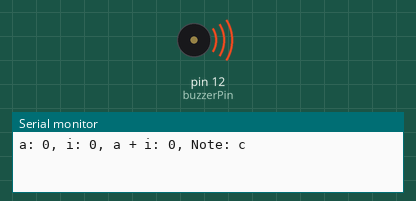
Bench run of a sketch on a simulated Arduino Uno, built with avr-gcc and run on an emulated ATmega328P. Parts: buzzer (waves = sounding), the last lines printed to the serial monitor.

Above: at 0.2 s.
At 12.8 s:
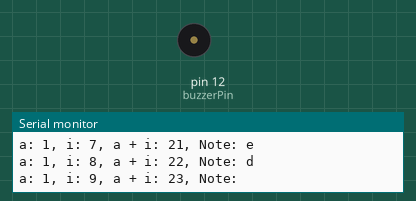
Timing chart, 0 to 17.9 s (numbered marks = the images above):
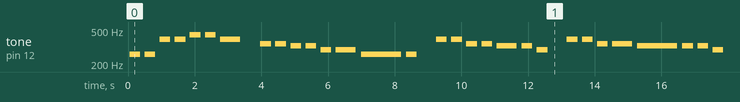

Measured:
- by itself, tone on pin 12 (buzzerPin): plays 259 Hz for 0.32 s, 259 Hz for 0.32 s, 389 Hz for 0.32 s, 389 Hz for 0.32 s, 437 Hz for 0.32 s, 437 Hz for 0.32 s … (213 notes in this stretch)

The sketch:

piezo_buzzer.ino
```cpp
/* Piezo Buzzer Example
www.mybotic.com.my
Parameter for each music node */
const int c = 261;
const int d = 294;
const int e = 329;
const int f = 349;
const int g = 391;
const int a = 440;
const int b = 466;
const int C = 523;

//Parameter for pin mode
const int buzzerPin = 12;
char notes[] = "ccggaag ffeeddc ggffeed ggffeed ccggaag ffeeddc #"; // a space represents a rest
int beats[] = { 1, 1, 1, 1, 1, 1, 2, 1, 1, 1, 1, 1, 1, 2, 4 };
int tempo = 300;
int length = 15;

void playNote(char note, int duration) {
  char names[] = { 'c', 'd', 'e', 'f', 'g', 'a', 'b', 'C' };
  int tones[] = { 1915, 1700, 1519, 1432, 1275, 1136, 1014, 956 };

  // play the tone corresponding to the note name
  for (int i = 0; i < 8; i++) {
    if (names[i] == note) {
      playTone(tones[i], duration);
    }
  }
}

void playTone(int tone, int duration) {
  for (long i = 0; i < duration * 1000L; i += tone * 2) {
    digitalWrite(buzzerPin, HIGH);
    delayMicroseconds(tone);
    digitalWrite(buzzerPin, LOW);
    delayMicroseconds(tone);
  }
}

void setup()
{
  pinMode(buzzerPin, OUTPUT);
  Serial.begin(9600);
}

void loop()
{
 unsigned short usExit = 0;

  for(int a = 0; a < 10; a++)
  {
     for (int i = 0; i < length; i++)
     {
        Serial.print("a: ");
        Serial.print(a);
        Serial.print(", i: ");
        Serial.print(i);
        Serial.print(", a + i: ");
        Serial.print((a*14)+i);
        Serial.print(", Note: ");
        Serial.println(notes[i+(a*14)]);

        if(notes[i+(a*14)] == '#')
        {
          usExit = 1;
          break;
          //Serial.print(" ");
        }
        else if (notes[i+(a*14)] == ' ')
        {
          delay(beats[i] * tempo); // rest
          //Serial.print(" ");
        }
        else
        {
          //Serial.print(notes[i+a]);
          playNote(notes[i+(a*14)], beats[i] * tempo);
        }
        // pause between notes
        delay(tempo / 2);
      }

      if(usExit == 1)
      {
        break;
      }
  }
}
```

diplay_with_menu.ino
```cpp

```
